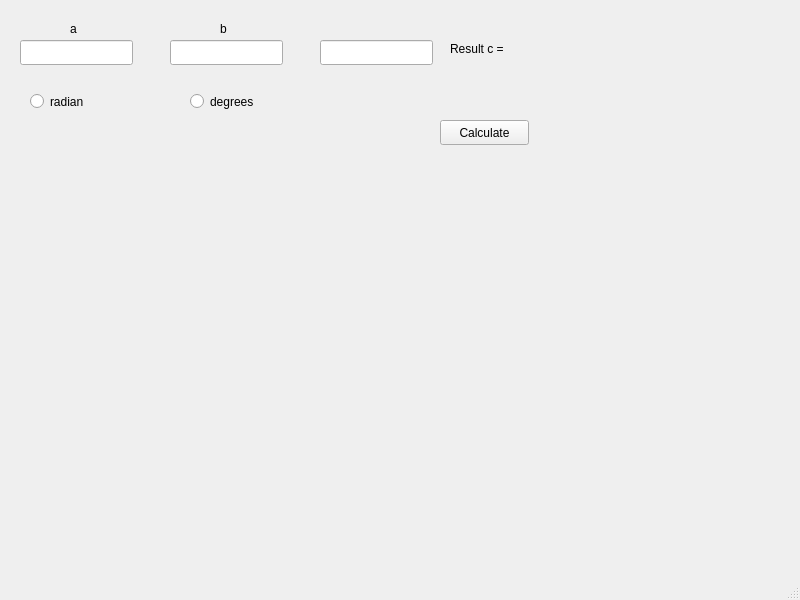
<?xml version="1.0" encoding="UTF-8"?>
<ui version="4.0">
 <class>MainWindow</class>
 <widget class="QMainWindow" name="MainWindow">
  <property name="geometry">
   <rect>
    <x>0</x>
    <y>0</y>
    <width>800</width>
    <height>600</height>
   </rect>
  </property>
  <property name="windowTitle">
   <string>MainWindow</string>
  </property>
  <widget class="QWidget" name="centralwidget">
   <widget class="QLabel" name="label">
    <property name="geometry">
     <rect>
      <x>70</x>
      <y>20</y>
      <width>67</width>
      <height>17</height>
     </rect>
    </property>
    <property name="text">
     <string>a</string>
    </property>
   </widget>
   <widget class="QLabel" name="label_2">
    <property name="geometry">
     <rect>
      <x>220</x>
      <y>20</y>
      <width>67</width>
      <height>17</height>
     </rect>
    </property>
    <property name="text">
     <string>b</string>
    </property>
   </widget>
   <widget class="QLabel" name="corner_units">
    <property name="geometry">
     <rect>
      <x>320</x>
      <y>20</y>
      <width>111</width>
      <height>17</height>
     </rect>
    </property>
    <property name="text">
     <string/>
    </property>
   </widget>
   <widget class="QLineEdit" name="a_length">
    <property name="geometry">
     <rect>
      <x>20</x>
      <y>40</y>
      <width>113</width>
      <height>25</height>
     </rect>
    </property>
   </widget>
   <widget class="QLineEdit" name="b_length">
    <property name="geometry">
     <rect>
      <x>170</x>
      <y>40</y>
      <width>113</width>
      <height>25</height>
     </rect>
    </property>
   </widget>
   <widget class="QLineEdit" name="alpha_volume">
    <property name="geometry">
     <rect>
      <x>320</x>
      <y>40</y>
      <width>113</width>
      <height>25</height>
     </rect>
    </property>
   </widget>
   <widget class="QRadioButton" name="radians">
    <property name="geometry">
     <rect>
      <x>30</x>
      <y>90</y>
      <width>112</width>
      <height>23</height>
     </rect>
    </property>
    <property name="text">
     <string>radian</string>
    </property>
   </widget>
   <widget class="QRadioButton" name="degrees">
    <property name="geometry">
     <rect>
      <x>190</x>
      <y>90</y>
      <width>112</width>
      <height>23</height>
     </rect>
    </property>
    <property name="text">
     <string>degrees</string>
    </property>
   </widget>
   <widget class="QLabel" name="Result">
    <property name="geometry">
     <rect>
      <x>450</x>
      <y>40</y>
      <width>231</width>
      <height>17</height>
     </rect>
    </property>
    <property name="text">
     <string>Result с = </string>
    </property>
   </widget>
   <widget class="QPushButton" name="calculate_b">
    <property name="geometry">
     <rect>
      <x>440</x>
      <y>120</y>
      <width>89</width>
      <height>25</height>
     </rect>
    </property>
    <property name="text">
     <string>Calculate</string>
    </property>
   </widget>
   <widget class="QLabel" name="Condition_l">
    <property name="geometry">
     <rect>
      <x>60</x>
      <y>160</y>
      <width>231</width>
      <height>17</height>
     </rect>
    </property>
    <property name="text">
     <string/>
    </property>
   </widget>
  </widget>
  <widget class="QMenuBar" name="menubar">
   <property name="geometry">
    <rect>
     <x>0</x>
     <y>0</y>
     <width>800</width>
     <height>22</height>
    </rect>
   </property>
  </widget>
  <widget class="QStatusBar" name="statusbar"/>
 </widget>
 <resources/>
 <connections/>
</ui>
